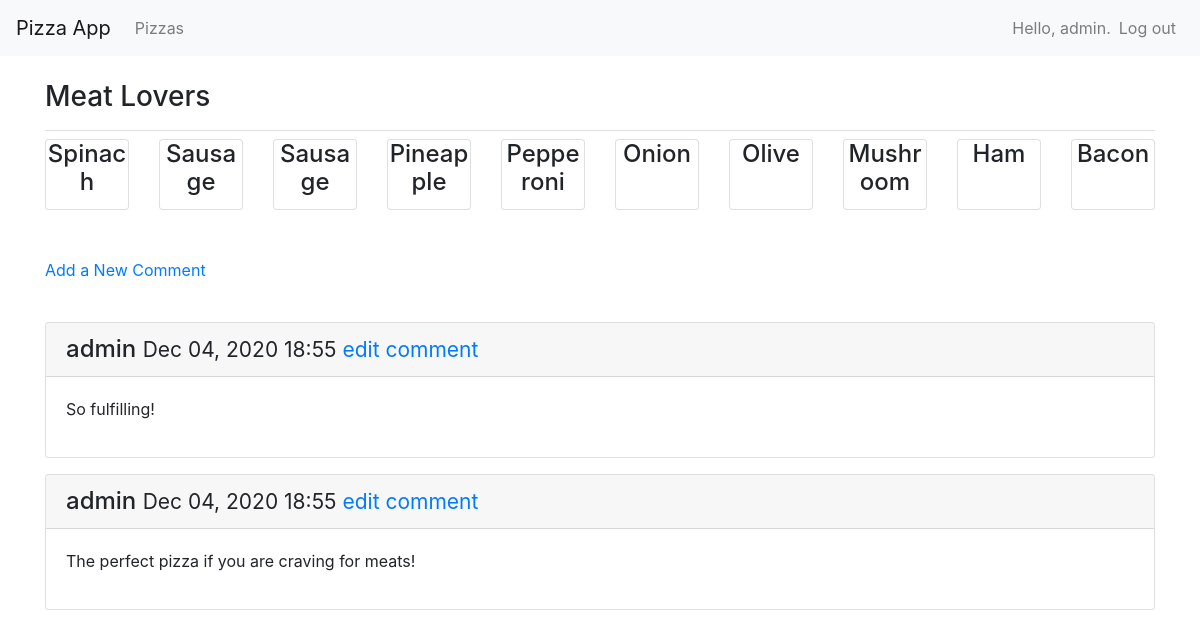
Page /pizzas/1/ (signed in) on the committed database.
### pizza_app/models.py (models this page shows, shortened)
class Pizza(models.Model):
    name = models.CharField(max_length=200)
    date_added = models.DateTimeField(auto_now_add=True)
    def __str__(self):
        return self.name

class Topping(models.Model):
    name = models.CharField(max_length=200)
    pizza = models.ForeignKey(Pizza, on_delete=models.CASCADE)
    date_added = models.DateTimeField(auto_now_add=True)
    class Meta:
        verbose_name_plural = 'toppings'
    def __str__(self):
        return self.name

class Comment(models.Model):
    pizza = models.ForeignKey(Pizza, on_delete=models.CASCADE)
    author = models.ForeignKey(User, on_delete=models.CASCADE)
    username = models.CharField(max_length=200)
    text = models.TextField()
    date_added = models.DateTimeField(auto_now_add=True)

### pizza_app/views.py (the view)
# urls.py: path('pizzas/<int:pizza_id>/', views.pizza, name='pizza'),
@login_required
def pizza(request, pizza_id):
    pizza = Pizza.objects.get(id=pizza_id)
    toppings = pizza.topping_set.order_by('-name')
    comments = pizza.comment_set.order_by('-date_added')
    context = {'pizza':pizza, 'comments':comments, 'toppings':toppings}
    return render(request, 'pizza_app/pizza.html', context)

### pizza_app/templates/pizza_app/pizza.html
{% extends 'pizza_app/base.html' %}
{% block page_header %}
    <h3>{{ pizza }}</h3>
{% endblock page_header %}
{% block content %}
    <div class="card-deck">
        {% for topping in toppings %}
            <div class="card">
                <div class="card-block">
                    <h4 class="card-title" style="text-align: center;">{{ topping }}
                    </h4>
                </div>
            </div>
        {% endfor %}
    </div>
    <br>
    <br>
    <p>
        <a href="{% url 'pizza_app:new_comment' pizza.id %}">Add a New Comment</a>
    </p>
    <br>
    {% for comment in comments %}
        <div class="card mb-3">
            <h4 class="card-header">
                {{ comment.author }}
            <small>
                {{ comment.date_added|date:'M d, Y H:i' }}
                <a href="{% url 'pizza_app:edit_comment' comment.id %}">
                edit comment</a></small>
            </h4>
            <div class="card-body">
                {{ comment.text|linebreaks }}
            </div>
        </div>
    {% empty %}
        <p>There are no comments for this pizza yet.</p>
    {% endfor %}
{% endblock content %}

### pizza_app/templates/pizza_app/base.html (shortened to what this page needs)
{% load bootstrap4 %}
<!doctype html>
<html lang="en">
<head>
   {% bootstrap_css %}
</head>
<body>
   <nav class="navbar navbar-expand-md navbar-light bg-light mb-4">
       <a class="navbar-brand" href="{% url 'pizza_app:index'%}">
          Pizza App</a>
       <div class="collapse navbar-collapse" id="navbarCollapse">
           <ul class="navbar-nav mr-auto">
               <li class="nav-item">
                   <a class="nav-link" href="{% url 'pizza_app:pizzas'%}">
                       Pizzas</a>
                </li>
           </ul>
           <ul class="navbar-nav ml-auto">
                {% if user.is_authenticated %}
                <li class="nav-item">
                    <span class="navbar-text">Hello, {{ user.username }}.</span>
                </li>
                <li class="nav-item">
                    <a class="nav-link" href="{% url 'users:logout' %}">Log out</a>
                </li>
                {% endif %}
            </ul>
       </div>
   </nav>
   <main role="main" class="container">
       <div class="pb-2 mb-2 border-bottom">
           {% block page_header %}{% endblock page_header %}
       </div>
       <div>
           {% block content %}{% endblock content %}
       </div>
   </main>
</body>
</html>

### rows in the picture
Pizza: name "Meat Lovers"
Topping: name "Spinach"
Topping: name "Sausage"
Topping: name "Sausage"
Topping: name "Pineapple"
Topping: name "Pepperoni"
Topping: name "Onion"
Topping: name "Olive"
Topping: name "Mushroom"
Topping: name "Ham"
Topping: name "Bacon"
Comment: author "admin", date_added "Dec 04, 2020 18:55", text "So fulfilling!"
Comment: author "admin", date_added "Dec 04, 2020 18:55", text "The perfect pizza if you are craving for meats!"

### other values in the picture
{{ user.username }} "admin"
